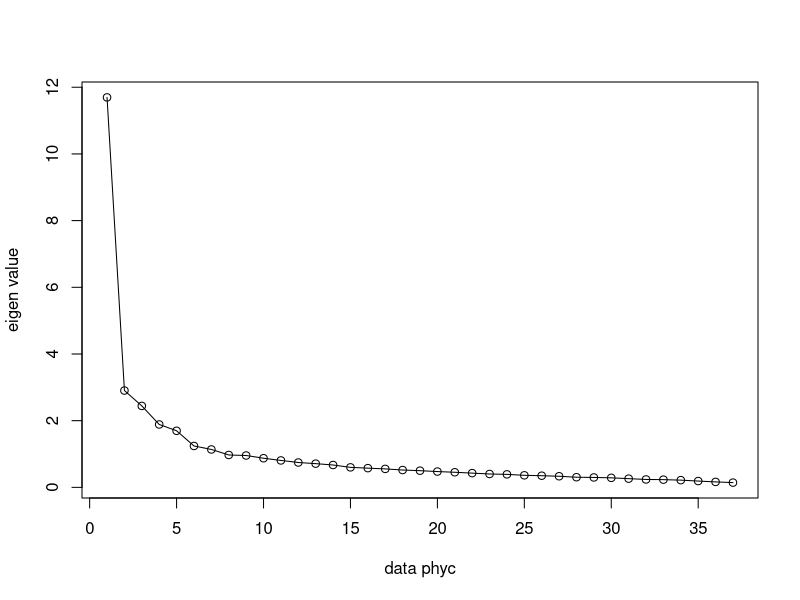

Generate this figure with R:
library(psych)
library(psy)



myfa <- function(X, m=1,...){
  fa(r=X, nfactors = m, fm='ml',rotate = 'promax',...)
}
SRdat <- read.csv("./data/SR2.csv", header = T)
omega.coef <- function(x, nfactors=1, fm='ml',...){
  1 - ( sum(fa(x, nfactors = nfactors, fm=fm,...)$uniquenesses*diag(var(x)))/
              sum(var(x)))
}

myfa(SRdat); cronbach(SRdat); omega.coef(SRdat)

myscree <- function(r, b="data phyc"){
  plot(fa(r)$e.values, type = "o", xlab = b, ylab = "eigen value")
}

myscree(SRdat)
